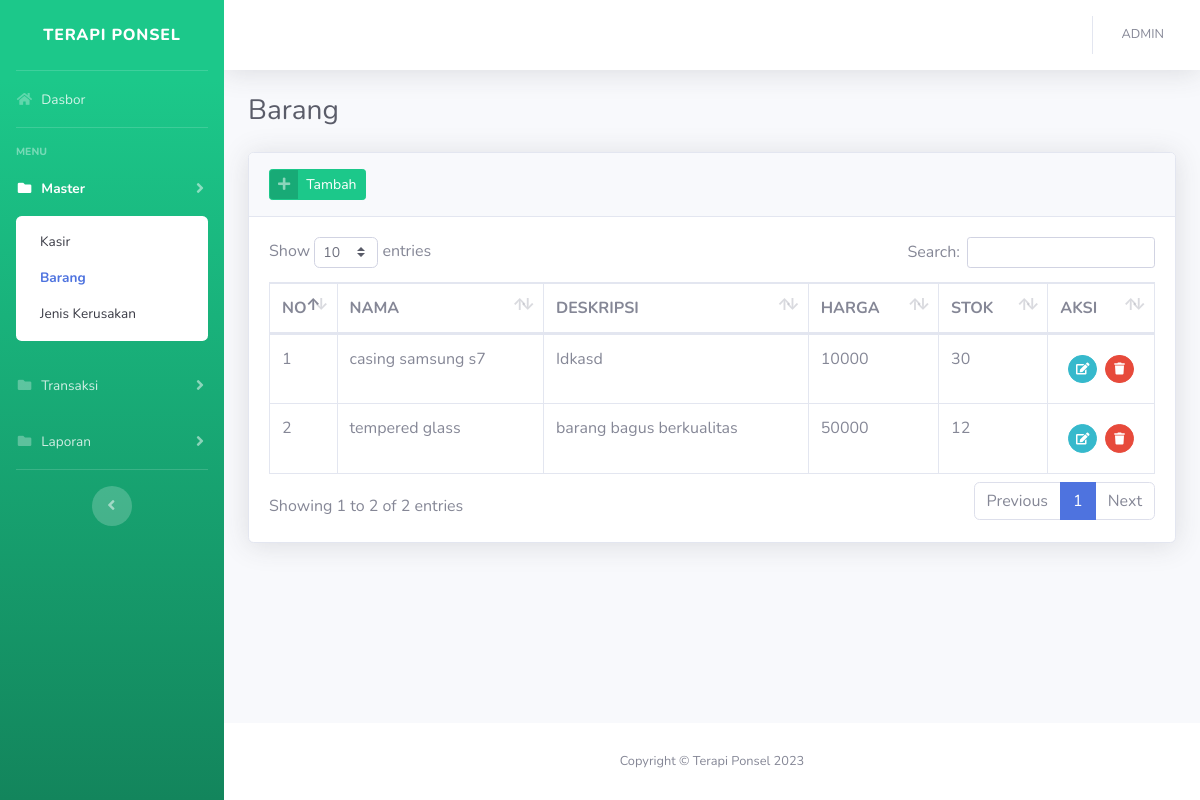
The page /?barang (signed in) on the database its author committed.
### tables this page shows
CREATE TABLE `tb_barang` (
  `id_barang` int(11) NOT NULL,
  `nama_barang` varchar(50) NOT NULL,
  `deskripsi_barang` varchar(255) NOT NULL,
  `harga_barang` varchar(50) NOT NULL,
  `stok_awal` int(30) NOT NULL,
  `stok_barang` int(30) NOT NULL
);

### config/function.php (called while the page is built, shortened)
<?php
function encrypt($str)
{
    return base64_encode($str);
}
function base_url()
{
    $base_url = ((isset($_SERVER['HTTPS']) && $_SERVER['HTTPS'] == "on") ? "https" : "http");
    $base_url .= "://" . $_SERVER['HTTP_HOST'];
    $base_url .= str_replace(basename($_SERVER['SCRIPT_NAME']), "", $_SERVER['SCRIPT_NAME']);
    return $base_url;
}
?>

### views/master/barang.php (the view, shortened to what this page needs)
<div class="container-fluid">
    <div class="d-sm-flex align-items-center justify-content-between mb-4">
        <h1 class="h3 mb-0 text-gray-800">Barang</h1>
    </div>
    <div class="card shadow mb-4">
        <div class="card-header py-3">
            <a href="#" class="btn btn-success btn-icon-split btn-sm" data-toggle="modal" data-target="#barangModal"
                onclick="submit('add')">
                <span class="icon text-white-50">
                    <i class="fas fa-plus"></i>
                </span>
                <span class="text">Tambah</span>
            </a>
        </div>
        <div class="card-body">
            <div class="table-responsive">
                <table class="table table-bordered table-hover" id="dataTable" width="100%" cellspacing="0">
                    <thead>
                        <tr>
                            <th width="20">NO</th>
                            <th>NAMA</th>
                            <th>DESKRIPSI</th>
                            <th>HARGA</th>
                            <th>STOK</th>
                            <th width="50">AKSI</th>
                        </tr>
                    </thead>
                    <tbody>
                        <?php
                        $n = 1;
                        $query = mysqli_query($con, "SELECT tb_barang.* FROM tb_barang ORDER BY tb_barang.id_barang DESC") or die(mysqli_error($con));
                        while ($row = mysqli_fetch_array($query)):
                            ?>
                            <tr>
                                <td>
                                    <?= $n++; ?>
                                </td>
                                <td>
                                    <?= $row['nama_barang']; ?>
                                </td>
                                <td>
                                    <?= $row['deskripsi_barang']; ?>
                                </td>
                                <td>
                                    <?= $row['harga_barang']; ?>
                                </td>
                                <td>
                                    <?= $row['stok_barang']; ?>
                                </td>
                                <td>
                                    <div class="d-inline-flex p-2">
                                        <a href="#barangModal" data-toggle="modal"
                                            onclick="submit(<?= $row['id_barang']; ?>)"
                                            class="btn btn-sm btn-circle btn-info mr-2"><i class="fas fa-edit"></i></a>
                                        <a href="<?= base_url(); ?>/process/process_barang.php?act=<?= encrypt('delete'); ?>&id=<?= encrypt($row['id_barang']); ?>"
                                            class="btn btn-sm btn-circle btn-danger btn-hapus"><i
                                                class="fas fa-trash"></i></a>
                                    </div>
                                </td>
                            </tr>
                        <?php endwhile; ?>
                    </tbody>
                </table>
            </div>
        </div>
    </div>
</div>

### index.php (shortened to what this page needs)
<?php
if(!isset($_SESSION['username']) || !isset($_SESSION['role'])):
    header("Location:".$base_url."login.php");
else:
    include('config/header.php');
?>
<body id="page-top">
    <div id="wrapper">
        <?php include "config/page.php"; ?>
        <?php include "config/sidebar.php"; ?>
        <div id="content-wrapper" class="d-flex flex-column">
            <div id="content">
                <?php include "config/topbar.php"; ?>
                <?php include ($views); ?>
            </div>
            <footer class="sticky-footer bg-white">
                <div class="container my-auto">
                    <div class="copyright text-center my-auto">
                        <span>Copyright &copy; Terapi Ponsel <?= date('Y'); ?>
                        </span>
                    </div>
                </div>
            </footer>
        </div>
    </div>
    <?php include "config/footer.php"; ?>
    <?php endif;?>

### config/header.php (shortened to what this page needs)
<?php include "config/function.php"; ?>
<!DOCTYPE html>
<html lang="en">
<head>
    <link href="<?=base_url();?>assets/vendor/fontawesome-free/css/all.min.css" rel="stylesheet" type="text/css">
    <link href="<?=base_url();?>assets/css/sb-admin-2.min.css" rel="stylesheet">
    <link href="<?=base_url();?>assets/vendor/select2/css/select2.min.css" rel="stylesheet" />
    <link href="<?=base_url();?>assets/vendor/datatables/dataTables.bootstrap4.min.css" rel="stylesheet">
</head>

### config/sidebar.php (shortened to what this page needs)
<ul class="navbar-nav bg-gradient-success sidebar sidebar-dark accordion" id="accordionSidebar">
    <a class="sidebar-brand d-flex align-items-center justify-content-center" href="index.php">
        <div class="sidebar-brand-text mx-3">Terapi Ponsel</div>
    </a>
    <hr class="sidebar-divider my-0">
    <li class="nav-item <?= isset($home) ? 'active' : ''; ?>">
        <a class="nav-link" href="?#">
            <i class="fas fa-fw fa-home"></i>
            <span>Dasbor</span></a>
    </li>
    <hr class="sidebar-divider">
    <div class="sidebar-heading">
        Menu
    </div>
    <?php if (isset($_SESSION['role'])): ?>
        <?php if ($_SESSION['role'] == 'admin'): ?>
            <li class="nav-item <?= isset($master) ? 'active' : ''; ?>">
                <a class="nav-link collapsed" href="#" data-toggle="collapse" data-target="#master" aria-expanded="true"
                    aria-controls="master">
                    <i class="fas fa-fw fa-folder"></i>
                    <span>Master</span>
                </a>
                <div id="master" class="collapse <?= isset($master) ? 'show' : ''; ?>" aria-labelledby="headingTwo"
                    data-parent="#accordionSidebar">
                    <div class="bg-white py-2 collapse-inner rounded">
                        <a class="collapse-item <?= isset($kasir) ? 'active' : ''; ?>" href="?kasir">Kasir</a>
                        <a class="collapse-item <?= isset($barang) ? 'active' : ''; ?>" href="?barang">Barang</a>
                        <a class="collapse-item <?= isset($jenis_kerusakan) ? 'active' : ''; ?>" href="?jenis_kerusakan">Jenis
                            Kerusakan</a>
                    </div>
                </div>
            </li>
        <?php endif; ?>
        <?php if ($_SESSION['role'] == 'admin' || $_SESSION['role'] == 'kasir'): ?>
            <li class="nav-item <?= isset($transaksi) ? 'active' : ''; ?>">
                <a class="nav-link collapsed" href="#" data-toggle="collapse" data-target="#transaksi" aria-expanded="true"
                    aria-controls="transaksi">
                    <i class="fas fa-fw fa-folder"></i>
                    <span>Transaksi</span>
                </a>
            </li>
            <li class="nav-item <?= isset($laporan) ? 'active' : ''; ?>">
                <a class="nav-link collapsed" href="#" data-toggle="collapse" data-target="#laporan" aria-expanded="true"
                    aria-controls="laporan">
                    <i class="fas fa-fw fa-folder"></i>
                    <span>Laporan</span>
                </a>
            </li>
        <?php endif; ?>
    <?php endif; ?>
    <hr class="sidebar-divider d-none d-md-block">
    <div class="text-center d-none d-md-inline">
        <button class="rounded-circle border-0" id="sidebarToggle"></button>
    </div>
</ul>

### config/topbar.php (shortened to what this page needs)
<nav class="navbar navbar-expand navbar-light bg-white topbar mb-4 static-top shadow">
    <ul class="navbar-nav ml-auto">
        <li class="nav-item dropdown no-arrow">
            <a class="nav-link dropdown-toggle" href="#" id="userDropdown" role="button" data-toggle="dropdown"
                aria-haspopup="true" aria-expanded="false">
                <span class="mr-2 d-lg-inline text-gray-600 small"><?= strtoupper($_SESSION['username']); ?></span>
            </a>
        </li>
    </ul>
</nav>

### config/footer.php (shortened to what this page needs)
</body>
</html>

### rows shown on the page
tb_barang: nama_barang "casing samsung s7", deskripsi_barang "Idkasd", harga_barang "10000", stok_barang "30"
tb_barang: nama_barang "tempered glass", deskripsi_barang "barang bagus berkualitas", harga_barang "50000", stok_barang "12"

### other values the page prints
$_SESSION['username'] "ADMIN"
